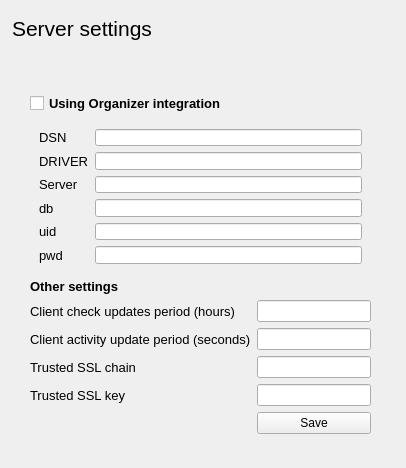
<?xml version="1.0" encoding="UTF-8"?>
<ui version="4.0">
 <class>ServerSettingsWidget</class>
 <widget class="QWidget" name="ServerSettingsWidget">
  <property name="geometry">
   <rect>
    <x>0</x>
    <y>0</y>
    <width>406</width>
    <height>468</height>
   </rect>
  </property>
  <property name="windowTitle">
   <string>Form</string>
  </property>
  <property name="autoFillBackground">
   <bool>true</bool>
  </property>
  <layout class="QVBoxLayout" name="verticalLayout">
   <property name="leftMargin">
    <number>0</number>
   </property>
   <property name="topMargin">
    <number>0</number>
   </property>
   <property name="rightMargin">
    <number>0</number>
   </property>
   <property name="bottomMargin">
    <number>0</number>
   </property>
   <item>
    <widget class="QWidget" name="topWidget" native="true">
     <property name="autoFillBackground">
      <bool>true</bool>
     </property>
     <layout class="QHBoxLayout" name="horizontalLayout_2">
      <property name="leftMargin">
       <number>12</number>
      </property>
      <property name="topMargin">
       <number>16</number>
      </property>
      <property name="rightMargin">
       <number>12</number>
      </property>
      <property name="bottomMargin">
       <number>16</number>
      </property>
      <item>
       <widget class="QLabel" name="label_2">
        <property name="font">
         <font>
          <family>Arial</family>
          <pointsize>16</pointsize>
         </font>
        </property>
        <property name="text">
         <string>Server settings</string>
        </property>
       </widget>
      </item>
     </layout>
    </widget>
   </item>
   <item>
    <widget class="QScrollArea" name="scrollArea">
     <property name="frameShape">
      <enum>QFrame::NoFrame</enum>
     </property>
     <property name="frameShadow">
      <enum>QFrame::Plain</enum>
     </property>
     <property name="lineWidth">
      <number>0</number>
     </property>
     <property name="widgetResizable">
      <bool>true</bool>
     </property>
     <widget class="QWidget" name="scrollAreaWidgetContents">
      <property name="geometry">
       <rect>
        <x>0</x>
        <y>0</y>
        <width>406</width>
        <height>406</height>
       </rect>
      </property>
      <widget class="QWidget" name="widget" native="true">
       <property name="geometry">
        <rect>
         <x>10</x>
         <y>10</y>
         <width>381</width>
         <height>381</height>
        </rect>
       </property>
       <property name="sizePolicy">
        <sizepolicy hsizetype="Preferred" vsizetype="Preferred">
         <horstretch>0</horstretch>
         <verstretch>0</verstretch>
        </sizepolicy>
       </property>
       <layout class="QVBoxLayout" name="verticalLayout_2">
        <property name="leftMargin">
         <number>20</number>
        </property>
        <property name="topMargin">
         <number>20</number>
        </property>
        <property name="rightMargin">
         <number>20</number>
        </property>
        <property name="bottomMargin">
         <number>20</number>
        </property>
        <item>
         <widget class="QCheckBox" name="organizerCheckBox">
          <property name="font">
           <font>
            <family>Arial</family>
            <pointsize>10</pointsize>
            <weight>75</weight>
            <bold>true</bold>
           </font>
          </property>
          <property name="text">
           <string>Using Organizer integration</string>
          </property>
         </widget>
        </item>
        <item>
         <widget class="QWidget" name="organizerWidget" native="true">
          <layout class="QFormLayout" name="formLayout">
           <item row="0" column="0">
            <widget class="QLabel" name="dsnLabel">
             <property name="font">
              <font>
               <family>Arial</family>
               <pointsize>10</pointsize>
              </font>
             </property>
             <property name="text">
              <string>DSN</string>
             </property>
            </widget>
           </item>
           <item row="0" column="1">
            <widget class="QLineEdit" name="org_auth_dsn"/>
           </item>
           <item row="1" column="0">
            <widget class="QLabel" name="driverLabel">
             <property name="font">
              <font>
               <family>Arial</family>
               <pointsize>10</pointsize>
              </font>
             </property>
             <property name="text">
              <string>DRIVER</string>
             </property>
            </widget>
           </item>
           <item row="1" column="1">
            <widget class="QLineEdit" name="org_auth_driver"/>
           </item>
           <item row="2" column="0">
            <widget class="QLabel" name="serverLabel">
             <property name="font">
              <font>
               <family>Arial</family>
               <pointsize>10</pointsize>
              </font>
             </property>
             <property name="text">
              <string>Server</string>
             </property>
            </widget>
           </item>
           <item row="2" column="1">
            <widget class="QLineEdit" name="org_auth_server"/>
           </item>
           <item row="3" column="0">
            <widget class="QLabel" name="dbLabel">
             <property name="font">
              <font>
               <family>Arial</family>
               <pointsize>10</pointsize>
              </font>
             </property>
             <property name="text">
              <string>db</string>
             </property>
            </widget>
           </item>
           <item row="3" column="1">
            <widget class="QLineEdit" name="org_auth_db"/>
           </item>
           <item row="4" column="0">
            <widget class="QLabel" name="uidLabel">
             <property name="font">
              <font>
               <family>Arial</family>
               <pointsize>10</pointsize>
              </font>
             </property>
             <property name="text">
              <string>uid</string>
             </property>
            </widget>
           </item>
           <item row="4" column="1">
            <widget class="QLineEdit" name="org_auth_uid"/>
           </item>
           <item row="5" column="0">
            <widget class="QLabel" name="pwdLabel">
             <property name="font">
              <font>
               <family>Arial</family>
               <pointsize>10</pointsize>
              </font>
             </property>
             <property name="text">
              <string>pwd</string>
             </property>
            </widget>
           </item>
           <item row="5" column="1">
            <widget class="QLineEdit" name="org_auth_pwd"/>
           </item>
          </layout>
         </widget>
        </item>
        <item>
         <widget class="QLabel" name="label">
          <property name="font">
           <font>
            <family>Arial</family>
            <pointsize>10</pointsize>
            <weight>75</weight>
            <bold>true</bold>
           </font>
          </property>
          <property name="text">
           <string>Other settings</string>
          </property>
         </widget>
        </item>
        <item>
         <layout class="QFormLayout" name="formLayout_2">
          <item row="0" column="0">
           <widget class="QLabel" name="checkUpdatesPeriodLabel">
            <property name="font">
             <font>
              <family>Arial</family>
              <pointsize>10</pointsize>
             </font>
            </property>
            <property name="text">
             <string>Client check updates period (hours)</string>
            </property>
           </widget>
          </item>
          <item row="0" column="1">
           <widget class="QLineEdit" name="other_check_updates_period"/>
          </item>
          <item row="1" column="0">
           <widget class="QLabel" name="clientActivityUpdatePeriodLabel">
            <property name="font">
             <font>
              <family>Arial</family>
              <pointsize>10</pointsize>
             </font>
            </property>
            <property name="text">
             <string>Client activity update period (seconds)</string>
            </property>
           </widget>
          </item>
          <item row="1" column="1">
           <widget class="QLineEdit" name="other_client_activity_period"/>
          </item>
          <item row="2" column="0">
           <widget class="QLabel" name="trustedSslChainLabel">
            <property name="font">
             <font>
              <family>Arial</family>
              <pointsize>10</pointsize>
             </font>
            </property>
            <property name="text">
             <string>Trusted SSL chain</string>
            </property>
           </widget>
          </item>
          <item row="2" column="1">
           <widget class="QLineEdit" name="other_trusted_ssl_chain"/>
          </item>
          <item row="3" column="0">
           <widget class="QLabel" name="trustedSslKeyLabel">
            <property name="font">
             <font>
              <family>Arial</family>
              <pointsize>10</pointsize>
             </font>
            </property>
            <property name="text">
             <string>Trusted SSL key</string>
            </property>
           </widget>
          </item>
          <item row="3" column="1">
           <widget class="QLineEdit" name="other_trusted_ssl_key"/>
          </item>
          <item row="4" column="1">
           <widget class="QPushButton" name="saveButton">
            <property name="text">
             <string>Save</string>
            </property>
           </widget>
          </item>
         </layout>
        </item>
        <item>
         <spacer name="verticalSpacer">
          <property name="orientation">
           <enum>Qt::Vertical</enum>
          </property>
          <property name="sizeHint" stdset="0">
           <size>
            <width>20</width>
            <height>40</height>
           </size>
          </property>
         </spacer>
        </item>
       </layout>
      </widget>
     </widget>
    </widget>
   </item>
  </layout>
 </widget>
 <resources/>
 <connections/>
</ui>
